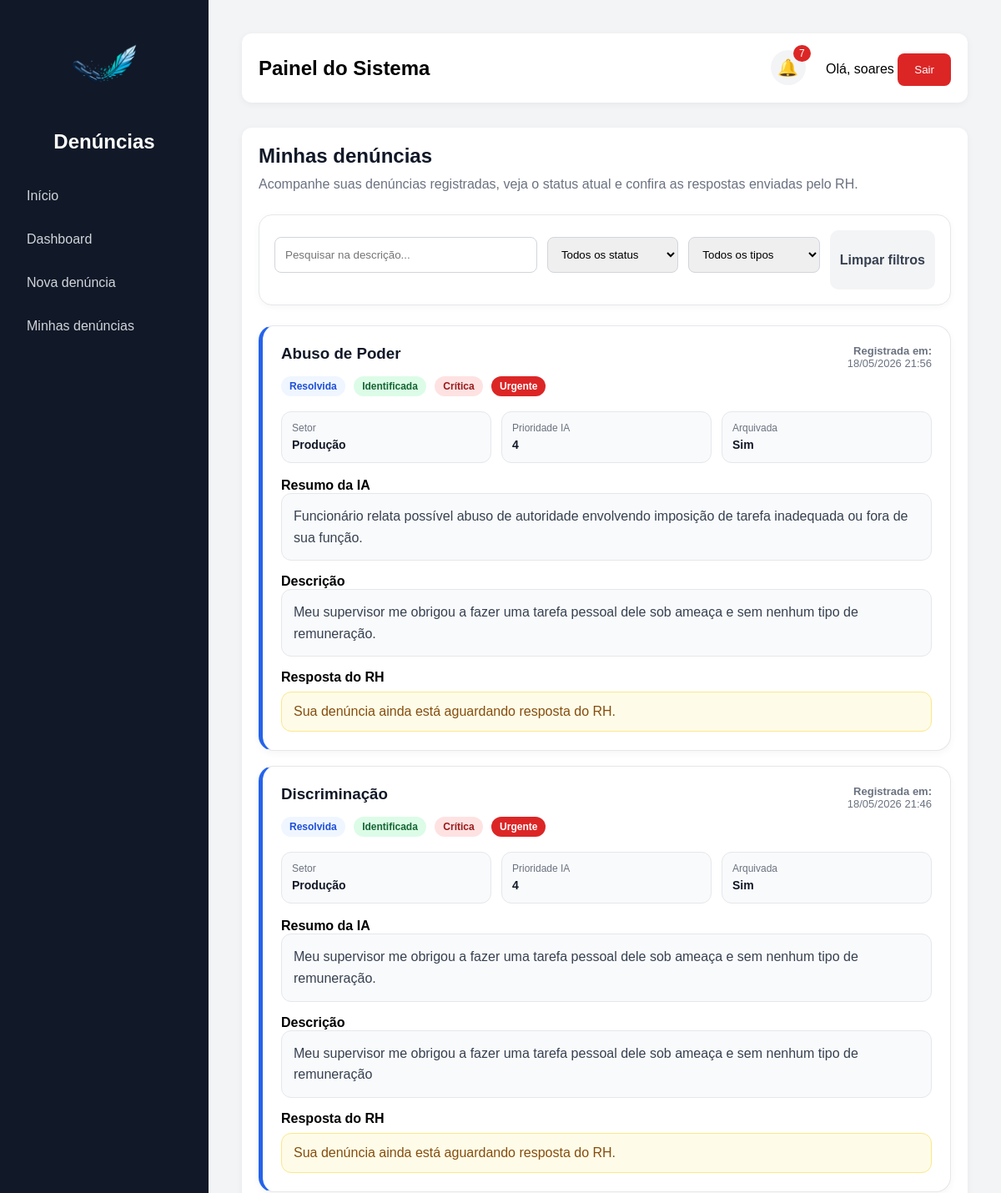
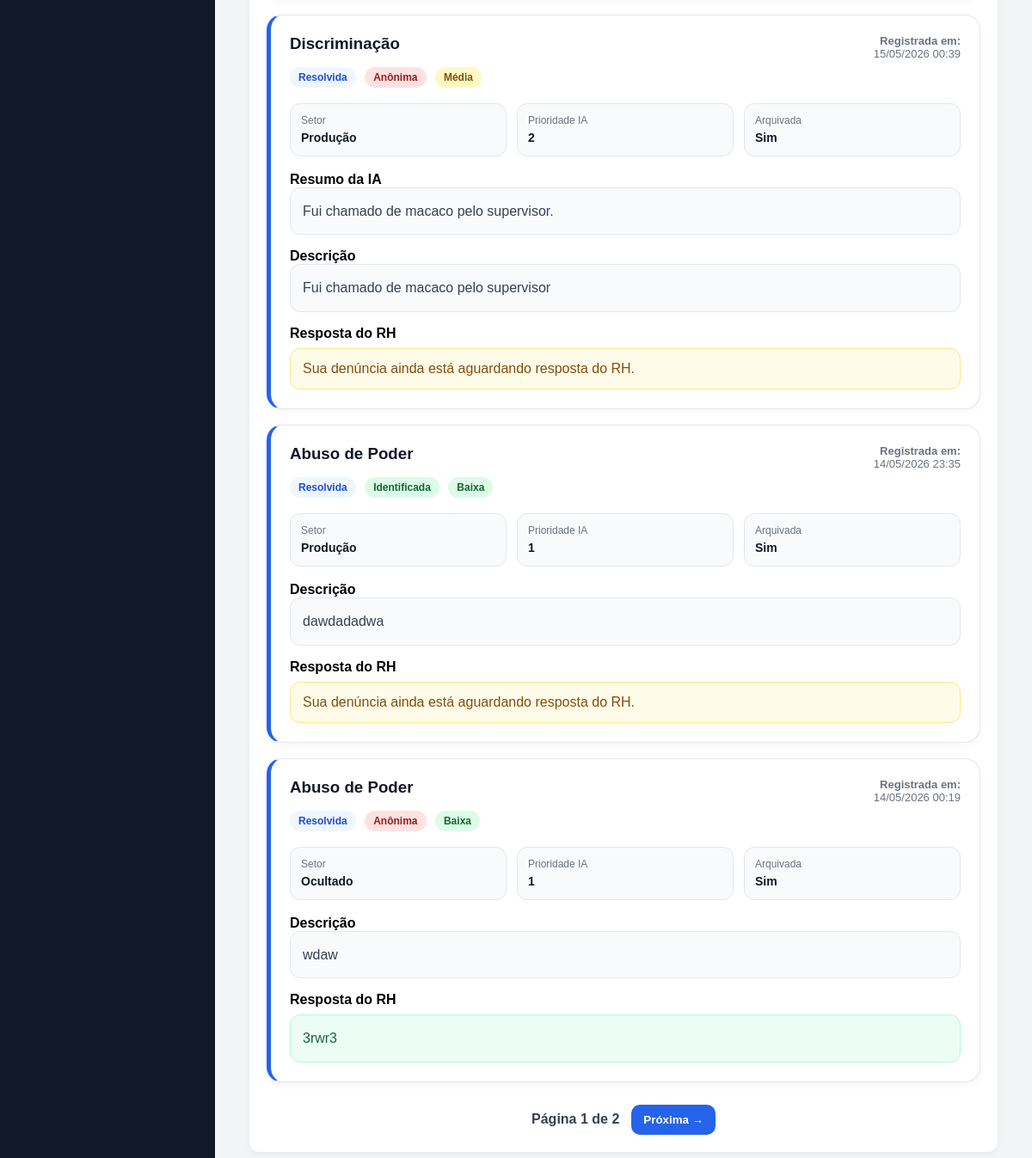
/minhas-denuncias/ (signed in), run on the app's committed database (2 pictures, top to bottom).
### denuncias/models.py (models this page shows, shortened)
class Denuncia(models.Model):
    TIPOS = [
    ('moral', 'Assédio Moral'),
    ('sexual', 'Assédio Sexual'),
    ('abuso', 'Abuso de Poder'),
    ('discriminacao', 'Discriminação'),
    ('ameaca', 'Ameaça'),
    ('violencia', 'Violência'),
    ('outros', 'Outros'),
    ]
    STATUS = [
        ("recebida", "Recebida"),
        ("analise", "Em análise"),
        ("resolvida", "Resolvida"),
    ]
    GRAVIDADES = [
    ('baixa', 'Baixa'),
    ('media', 'Média'),
    ('alta', 'Alta'),
    ('critica', 'Crítica'),
]
    usuario = models.ForeignKey(User, on_delete=models.SET_NULL, null=True, blank=True)
    descricao = models.TextField()
    tipo = models.CharField(max_length=20, choices=TIPOS)
    anonima = models.BooleanField(default=False)
    status = models.CharField(max_length=20, choices=STATUS, default="recebida")
    gravidade = models.CharField(
    max_length=20,
    choices=GRAVIDADES,
    default='baixa'
)
    urgente = models.BooleanField(default=False)
    prioridade_ia = models.IntegerField(default=1)
    resumo_ia = models.TextField(blank=True, null=True)
    data_criacao = models.DateTimeField(auto_now_add=True)
    arquivada = models.BooleanField(default=False)
    data_arquivamento = models.DateTimeField(null=True, blank=True)
    resposta_rh = models.TextField(blank=True, null=True)
    setor = models.ForeignKey(Setor, on_delete=models.SET_NULL, null=True, blank=True)
    exibir_setor = models.BooleanField(default=True)
    link_anexo = models.URLField(blank=True, null=True)

class Setor(models.Model):
    nome = models.CharField(max_length=100)

### denuncias/views.py (the view, shortened to what this page needs)
# urls.py: path('minhas-denuncias/', minhas_denuncias,  name='minhas_denuncias'),
@login_required
def minhas_denuncias(request):
    busca = request.GET.get("busca", "")
    status = request.GET.get("status", "")
    tipo = request.GET.get("tipo", "")
    page = request.GET.get("page", 1)
    denuncias = Denuncia.objects.filter(usuario=request.user).order_by("-data_criacao")
    if busca:
        denuncias = denuncias.filter(descricao__icontains=busca)
    if status:
        denuncias = denuncias.filter(status=status)
    if tipo:
        denuncias = denuncias.filter(tipo=tipo)
    paginator = Paginator(denuncias, 5)
    denuncias_paginadas = paginator.get_page(page)
    context = {
        "denuncias": denuncias_paginadas,
        "busca": busca,
        "status_filtro": status,
        "tipo_filtro": tipo,
    }
    return render(request, "denuncias/minhas_denuncias.html", context)

### denuncias/context_processors.py (called while the page is built, shortened)
def grupos_usuario(request):
    notificacoes = Notificacao.objects.filter(
        usuario=request.user
    ).order_by('-data_criacao')[:5]
    total_nao_lidas = Notificacao.objects.filter(
        usuario=request.user,
        lida=False
    ).count()
    return {
        'ui_rh': request.user.groups.filter(name='RH').exists(),
        'ui_admin': request.user.groups.filter(name='Administrador').exists() or request.user.is_superuser,
        'notificacoes': notificacoes,
        'total_nao_lidas': total_nao_lidas,
    }

### denuncias/templates/denuncias/minhas_denuncias.html (shortened to what this page needs)
{% extends 'base.html' %}
{% block content %}
<div class="minhas-header">
    <h2>Minhas denúncias</h2>
    <p>
        Acompanhe suas denúncias registradas, veja o status atual e confira as respostas enviadas pelo RH.
    </p>
</div>
<form id="filtrosMinhas" class="filtros-minhas">
    <input
        type="text"
        name="busca"
        placeholder="Pesquisar na descrição..."
        value="{{ busca }}"
    >
    <select name="status">
        <option value="">Todos os status</option>
    </select>
    <select name="tipo">
        <option value="">Todos os tipos</option>
    </select>
    <a href="/minhas-denuncias/" class="limpar-minhas">
        Limpar filtros
    </a>
</form>
<div id="listaMinhasDenuncias">
    {% include 'denuncias/partials/lista_minhas_denuncias.html' %}
</div>
{% endblock %}

### denuncias/templates/base.html (shortened to what this page needs)
<!DOCTYPE html>
<html lang="pt-br">
<head>
</head>
<body>
    <aside>
        <div class="logo-box">
            <img src="/static/img/logo.png" alt="Logo do sistema" class="logo-sistema">
            <h2>Denúncias</h2>
        </div>
        <a href="/">Início</a>
        {% if user.is_authenticated %}
            <a href="/dashboard/">Dashboard</a>
            <a href="/denuncia/">Nova denúncia</a>
            <a href="/minhas-denuncias/">Minhas denúncias</a>
        {% else %}
            <a href="/login/">Entrar</a>
        {% endif %}
    </aside>
    <main>
        <div class="topbar">
            <div>
                <h2>Painel do Sistema</h2>
            </div>
            <div>
                {% if user.is_authenticated %}
                    <div class="notification-wrapper">
                        <button type="button" class="notification-bell" onclick="toggleNotifications()">
                            🔔
                            {% if total_nao_lidas > 0 %}
                                <span class="notification-count">
                                    {{ total_nao_lidas }}
                                </span>
                            {% endif %}
                        </button>
                    </div>
                    <span>Olá, {{ user.username }}</span>
                    <form method="post" action="/logout/" style="display:inline;">
                        <button class="logout-btn" type="submit">Sair</button>
                    </form>
                {% endif %}
            </div>
        </div>
        <div class="card">
            {% block content %}
            {% endblock %}
        </div>
    </main>
</body>
</html>

### denuncias/templates/denuncias/partials/lista_minhas_denuncias.html (shortened to what this page needs)
{% if denuncias %}
    <div class="denuncias-lista">
        {% for d in denuncias %}
            <div class="denuncia-card">
                <div class="denuncia-topo">
                    <div>
                        <h3>{{ d.get_tipo_display }}</h3>
                        <span class="badge-status">
                            {{ d.get_status_display }}
                        </span>
                        {% if d.anonima %}
                            <span class="badge-anonima">Anônima</span>
                        {% else %}
                            <span class="badge-identificada">Identificada</span>
                        {% endif %}
                        <span class="badge-gravidade gravidade-{{ d.gravidade }}">
                            {{ d.get_gravidade_display }}
                        </span>
                        {% if d.urgente %}
                            <span class="badge-urgente">Urgente</span>
                        {% endif %}
                    </div>
                    <div class="denuncia-data">
                        <strong>Registrada em:</strong><br>
                        {{ d.data_criacao|date:"d/m/Y H:i" }}
                    </div>
                </div>
                <div class="denuncia-info">
                    <div class="info-mini">
                        <span>Setor</span>
                        <strong>
                            {% if d.exibir_setor %}
                                {% if d.setor %}
                                    {{ d.setor.nome }}
                                {% else %}
                                    Não informado
                                {% endif %}
                            {% else %}
                                Ocultado
                            {% endif %}
                        </strong>
                    </div>
                    <div class="info-mini">
                        <span>Prioridade IA</span>
                        <strong>{{ d.prioridade_ia }}</strong>
                    </div>
                    <div class="info-mini">
                        <span>Arquivada</span>
                        <strong>
                            {% if d.arquivada %}
                                Sim
                            {% else %}
                                Não
                            {% endif %}
                        </strong>
                    </div>
                </div>
                {% if d.resumo_ia %}
                    <strong>Resumo da IA</strong>
                    <div class="descricao-box">
                        {{ d.resumo_ia }}
                    </div>
                {% endif %}
                <strong>Descrição</strong>
                <div class="descricao-box">
                    {{ d.descricao }}
                </div>
                <strong>Resposta do RH</strong>
                {% if d.resposta_rh %}
                    <div class="resposta-box">
                        {{ d.resposta_rh }}
                    </div>
                {% else %}
                    <div class="sem-resposta">
                        Sua denúncia ainda está aguardando resposta do RH.
                    </div>
                {% endif %}
            </div>
        {% endfor %}
    </div>
    <div class="paginacao-minhas">
        <span>
            Página {{ denuncias.number }} de {{ denuncias.paginator.num_pages }}
        </span>
        {% if denuncias.has_next %}
            <button type="button" onclick="carregarMinhasDenuncias({{ denuncias.next_page_number }})">
                Próxima →
            </button>
        {% endif %}
    </div>
{% else %}
    <div class="empty-minhas">
        Nenhuma denúncia encontrada.
    </div>
{% endif %}

### denuncias/templates/base.html (style rules this page uses)
* { margin: 0; padding: 0; box-sizing: border-box; }
body { font-family: Arial, sans-serif; background: #f3f4f6; display: flex; }
aside { width: 250px; background: #111827; min-height: 100vh; padding: 20px; }
.logo-box { text-align: center; margin-bottom: 30px; }
.logo-sistema { max-width: 120px; max-height: 120px; object-fit: contain; margin-bottom: 12px; }
aside h2 { color: white; }
aside a { display: block; color: #d1d5db; text-decoration: none; padding: 12px; border-radius: 8px; margin-bottom: 10px; transition: 0.3s; }
main { flex: 1; padding: 40px; }
.topbar { background: white; padding: 20px; border-radius: 12px; margin-bottom: 30px; display: flex; justify-content: space-between; align-items: center; box-shadow: 0 2px 8px rgba(0, 0, 0, 0.05); }
.card { background: white; padding: 20px; border-radius: 12px; box-shadow: 0 2px 8px rgba(0, 0, 0, 0.05); }
input, textarea, select { width: 100%; padding: 12px; border: 1px solid #d1d5db; border-radius: 8px; margin-top: 8px; margin-bottom: 20px; }
button { background: #2563eb; color: white; border: none; padding: 12px 20px; border-radius: 8px; cursor: pointer; }
.logout-btn { background: #dc2626; }
.notification-wrapper { position: relative; display: inline-block; margin-right: 20px; }
.notification-bell { background: #f3f4f6; color: #111827; border: none; border-radius: 50%; width: 42px; height: 42px; cursor: pointer; display: flex; align-items: center; justify-content: center; font-size: 20px; position: relative; }
.notification-count { position: absolute; top: -6px; right: -6px; background: #dc2626; color: white; border-radius: 50%; padding: 3px 7px; font-size: 12px; }

### denuncias/templates/denuncias/minhas_denuncias.html (style rules this page uses)
.minhas-header { margin-bottom: 24px; }
.minhas-header h2 { color: #111827; margin-bottom: 8px; }
.minhas-header p { color: #6b7280; line-height: 1.5; }
.denuncias-lista { display: grid; gap: 18px; }
.denuncia-card { background: #ffffff; border: 1px solid #e5e7eb; border-radius: 18px; padding: 22px; box-shadow: 0 3px 10px rgba(0,0,0,0.04); border-left: 5px solid #2563eb; }
.denuncia-topo { display: flex; justify-content: space-between; gap: 16px; align-items: flex-start; margin-bottom: 18px; }
.denuncia-topo h3 { color: #111827; margin-bottom: 10px; }
.denuncia-data { color: #6b7280; font-size: 13px; text-align: right; white-space: nowrap; }
.badge-status, .badge-anonima, .badge-identificada, .badge-gravidade, .badge-urgente { display: inline-block; padding: 5px 10px; border-radius: 999px; font-size: 12px; font-weight: 700; margin-right: 6px; margin-top: 6px; }
.badge-status { background: #eff6ff; color: #1d4ed8; }
.badge-anonima { background: #fee2e2; color: #991b1b; }
.badge-identificada { background: #dcfce7; color: #166534; }
.gravidade-baixa { background: #dcfce7; color: #166534; }
.gravidade-media { background: #fef9c3; color: #854d0e; }
.gravidade-critica { background: #fee2e2; color: #991b1b; }
.badge-urgente { background: #dc2626; color: white; }
.denuncia-info { display: grid; grid-template-columns: repeat(3, 1fr); gap: 12px; margin-bottom: 18px; }
.info-mini { background: #f9fafb; border: 1px solid #e5e7eb; border-radius: 12px; padding: 12px; }
.info-mini span { display: block; color: #6b7280; font-size: 12px; margin-bottom: 4px; }
.info-mini strong { color: #111827; font-size: 14px; }
.descricao-box { background: #f9fafb; border: 1px solid #e5e7eb; border-radius: 12px; padding: 14px; color: #374151; line-height: 1.6; margin-bottom: 16px; }
.resposta-box { background: #ecfdf5; border: 1px solid #bbf7d0; color: #166534; border-radius: 12px; padding: 14px; line-height: 1.6; margin-top: 8px; }
.sem-resposta { background: #fefce8; border: 1px solid #fde68a; color: #854d0e; border-radius: 12px; padding: 14px; margin-top: 8px; }
.filtros-minhas { display: grid; grid-template-columns: 2fr 1fr 1fr auto; gap: 12px; background: #ffffff; border: 1px solid #e5e7eb; border-radius: 16px; padding: 18px; margin-bottom: 24px; box-shadow: 0 2px 8px rgba(0,0,0,0.04); }
.limpar-minhas { display: flex; align-items: center; justify-content: center; text-decoration: none; background: #f3f4f6; color: #374151; border-radius: 10px; font-weight: 600; padding: 12px; transition: 0.2s; }
.paginacao-minhas { display: flex; justify-content: center; align-items: center; gap: 14px; margin-top: 26px; }
.paginacao-minhas button { background: #2563eb; color: white; border: none; border-radius: 10px; padding: 10px 14px; cursor: pointer; font-weight: 600; }
.paginacao-minhas span { color: #374151; font-weight: 600; }

### data on the page
Denuncia: tipo "Abuso de Poder", status "Resolvida", anonima "Identificada", gravidade "Crítica", urgente "Urgente", data_criacao "18/05/2026 21:56", setor.nome "Produção", prioridade_ia "4", arquivada "Sim", resumo_ia "Funcionário relata possível abuso de autoridade envolvendo imposição de tarefa inadequada ou fora de sua função.", descricao "Meu supervisor me obrigou a fazer uma tarefa pessoal dele sob ameaça e sem nenhum tipo de remuneração.", shows "Sua denúncia ainda está aguardando resposta do RH."
Denuncia: tipo "Discriminação", status "Resolvida", anonima "Identificada", gravidade "Crítica", urgente "Urgente", data_criacao "18/05/2026 21:46", setor.nome "Produção", prioridade_ia "4", arquivada "Sim", resumo_ia "Meu supervisor me obrigou a fazer uma tarefa pessoal dele sob ameaça e sem nenhum tipo de remuneração.", descricao "Meu supervisor me obrigou a fazer uma tarefa pessoal dele sob ameaça e sem nenhum tipo de remuneração", shows "Sua denúncia ainda está aguardando resposta do RH."
Denuncia: tipo "Discriminação", status "Resolvida", anonima "Anônima", gravidade "Média", data_criacao "15/05/2026 00:39", setor.nome "Produção", prioridade_ia "2", arquivada "Sim", resumo_ia "Fui chamado de macaco pelo supervisor.", descricao "Fui chamado de macaco pelo supervisor", shows "Sua denúncia ainda está aguardando resposta do RH."
Denuncia: tipo "Abuso de Poder", status "Resolvida", anonima "Identificada", gravidade "Baixa", data_criacao "14/05/2026 23:35", setor.nome "Produção", prioridade_ia "1", arquivada "Sim", descricao "dawdadadwa", shows "Sua denúncia ainda está aguardando resposta do RH."
Denuncia: tipo "Abuso de Poder", status "Resolvida", anonima "Anônima", gravidade "Baixa", data_criacao "14/05/2026 00:19", exibir_setor "Ocultado", prioridade_ia "1", arquivada "Sim", descricao "wdaw", resposta_rh "3rwr3"

### other printed values
{{ total_nao_lidas }} "7"
{{ user.username }} "soares"
{{ denuncias.number }} "1"
{{ denuncias.paginator.num_pages }} "2"
